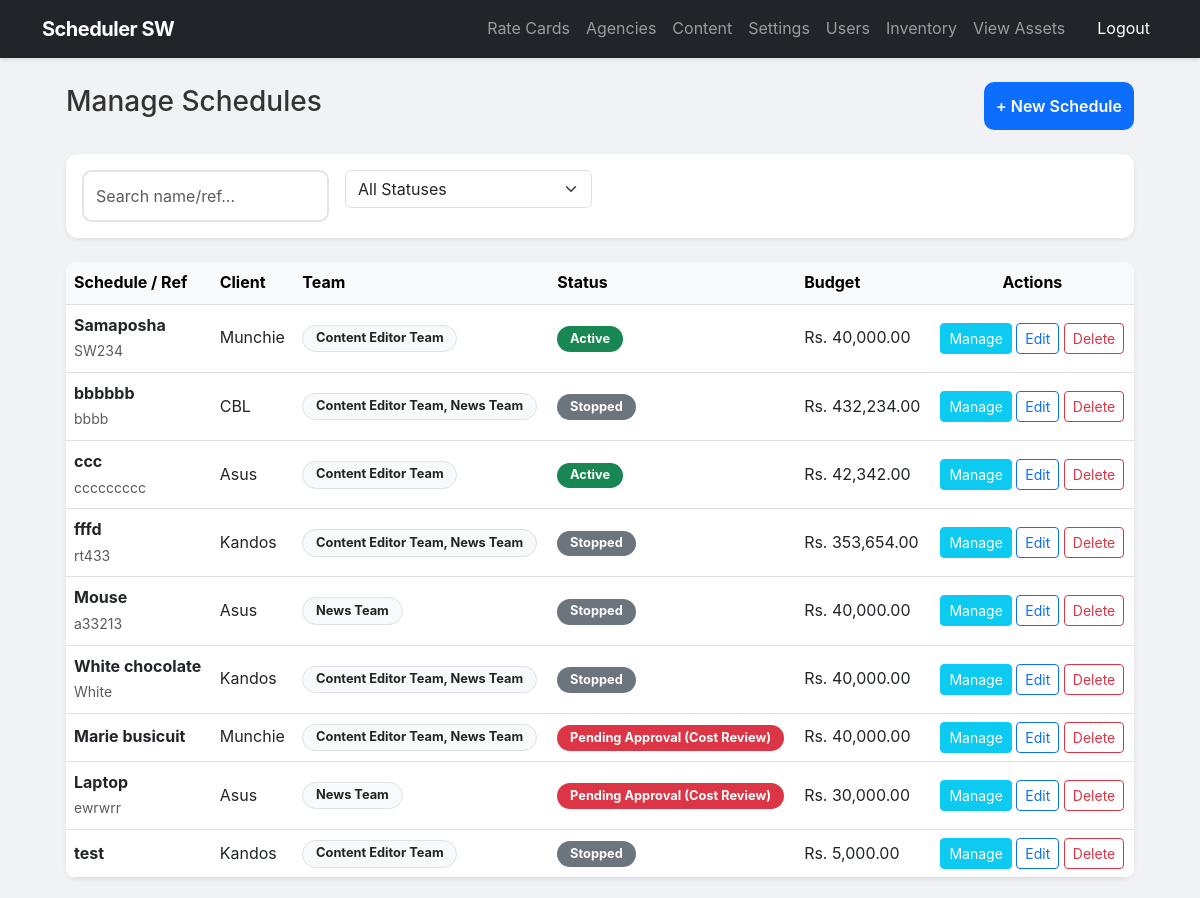
Screenshot of /scheduler/manage.php (signed in) with the database file from the repository.
### tables this page shows
CREATE TABLE `schedules` (
  `id` int(11) NOT NULL,
  `agency_id` int(11) NOT NULL,
  `client_id` int(11) DEFAULT NULL,
  `schedule_name` varchar(150) NOT NULL,
  `reference_no` varchar(50) DEFAULT NULL,
  `start_date` date NOT NULL,
  `end_date` date NOT NULL,
  `budget_allocated` decimal(15,2) NOT NULL,
  `created_by` int(11) DEFAULT NULL,
  `status` enum('Active','Stopped','Pending Approval','Pending Approval (Cost Review)') DEFAULT 'Active',
  `assigned_team` varchar(50) DEFAULT 'Content Editor Team',
  `final_cost` decimal(10,2) DEFAULT 0.00,
  `days_run` int(11) DEFAULT 0,
  `total_days` int(11) DEFAULT 0,
  `remaining_budget` decimal(10,2) DEFAULT 0.00
);

CREATE TABLE `clients` (
  `id` int(11) NOT NULL,
  `agency_id` int(11) NOT NULL,
  `client_name` varchar(100) NOT NULL
);

### scheduler/manage.php (the view, shortened to what this page needs)
<?php
require_once __DIR__ . '/../config/config.php';
$schedules = $pdo->query("SELECT s.*, a.agency_name, c.client_name FROM schedules s JOIN agencies a ON s.agency_id = a.id JOIN clients c ON s.client_id = c.id ORDER BY s.id DESC")->fetchAll();
include '../includes/header.php';
?>
<div class="container-fluid px-4">
    <div class="d-flex justify-content-between align-items-center mb-4">
        <h3>Manage Schedules</h3>
        <a href="create.php" class="btn btn-primary">+ New Schedule</a>
    </div>
    <div class="card mb-4 shadow-sm">
        <div class="card-body">
            <div class="row g-3">
                <div class="col-md-3"><input type="text" id="filterSearch" class="form-control" placeholder="Search name/ref..."></div>
                <div class="col-md-3">
                    <select id="filterStatus" class="form-select" onchange="filterTable()">
                        <option value="">All Statuses</option>
                    </select>
                </div>
            </div>
        </div>
    </div>
    <div class="card shadow-sm">
        <div class="table-responsive">
            <table class="table table-hover align-middle bg-white mb-0">
                <thead class="table-light">
                    <tr><th>Schedule / Ref</th><th>Client</th><th>Team</th><th>Status</th><th>Budget</th><th class="text-center">Actions</th></tr>
                </thead>
                <tbody id="scheduleTableBody">
                    <?php foreach($schedules as $s): ?>
                    <tr data-status="<?php echo htmlspecialchars($s['status']); ?>">
                        <td>
                            <div class="fw-bold"><?php echo htmlspecialchars($s['schedule_name']); ?></div>
                            <small class="text-muted"><?php echo htmlspecialchars($s['reference_no']); ?></small>
                        </td>
                        <td><?php echo htmlspecialchars($s['client_name']); ?></td>
                        <td><span class="badge bg-light text-dark border"><?php echo htmlspecialchars($s['assigned_team']); ?></span></td>
                        <td>
                            <?php $badgeClass = ($s['status'] == 'Active') ? 'bg-success' : (($s['status'] == 'Pending Approval (Cost Review)') ? 'bg-danger' : (($s['status'] == 'Pending Approval') ? 'bg-warning text-dark' : 'bg-secondary')); ?>
                            <span class="badge <?php echo $badgeClass; ?>"><?php echo htmlspecialchars($s['status']); ?></span>
                        </td>
                        <td>Rs. <?php echo number_format($s['budget_allocated'], 2); ?></td>
                        <td class="text-center">
                            <a href="details.php?id=<?php echo $s['id']; ?>" class="btn btn-sm btn-info text-white">Manage</a>
                            <a href="edit.php?id=<?php echo $s['id']; ?>" class="btn btn-sm btn-outline-primary">Edit</a>
                            <button class="btn btn-sm btn-outline-danger" onclick="prepareDelete(<?php echo $s['id']; ?>, this)">Delete</button>
                        </td>
                    </tr>
                    <?php endforeach; ?>
                </tbody>
            </table>
        </div>
    </div>
</div>
<?php include '../includes/footer.php'; ?>

### assets/css/style.css (style rules this page uses)
body { background-color: #f0f2f5; font-family: 'Inter', -apple-system, BlinkMacSystemFont, "Segoe UI", Roboto, sans-serif; color: #333; line-height: 1.6; }
.card { border: none; border-radius: 12px; box-shadow: 0 4px 12px rgba(0, 0, 0, 0.08); margin-bottom: 20px; }
.form-control { border: 2px solid #e1e4e8; border-radius: 10px; padding: 0.75rem; transition: border-color 0.2s; }
.btn-primary { padding: 0.75rem; font-weight: 600; border-radius: 10px; background-color: #0d6efd; border: none; transition: background 0.3s; }
.badge { padding: 0.5em 1em; border-radius: 20px; font-size: 0.8rem; }
.table { background: white; border-radius: 10px; overflow: hidden; }
.table thead { background-color: #f8f9fa; }

### rows the page displays
schedules: schedule_name "Samaposha", reference_no "SW234", client.client_name "Munchie", assigned_team "Content Editor Team", status "Active", budget_allocated "40,000.00"
schedules: schedule_name "bbbbbb", reference_no "bbbb", client.client_name "CBL", assigned_team "Content Editor Team, News Team", status "Stopped", budget_allocated "432,234.00"
schedules: schedule_name "ccc", reference_no "ccccccccc", client.client_name "Asus", assigned_team "Content Editor Team", status "Active", budget_allocated "42,342.00"
schedules: schedule_name "fffd", reference_no "rt433", client.client_name "Kandos", assigned_team "Content Editor Team, News Team", status "Stopped", budget_allocated "353,654.00"
schedules: schedule_name "Mouse", reference_no "a33213", client.client_name "Asus", assigned_team "News Team", status "Stopped", budget_allocated "40,000.00"
schedules: schedule_name "White chocolate", reference_no "White", client.client_name "Kandos", assigned_team "Content Editor Team, News Team", status "Stopped", budget_allocated "40,000.00"
schedules: schedule_name "Marie busicuit", client.client_name "Munchie", assigned_team "Content Editor Team, News Team", status "Pending Approval (Cost Review)", budget_allocated "40,000.00"
schedules: schedule_name "Laptop", reference_no "ewrwrr", client.client_name "Asus", assigned_team "News Team", status "Pending Approval (Cost Review)", budget_allocated "30,000.00"
schedules: schedule_name "test", client.client_name "Kandos", assigned_team "Content Editor Team", status "Stopped", budget_allocated "5,000.00"
